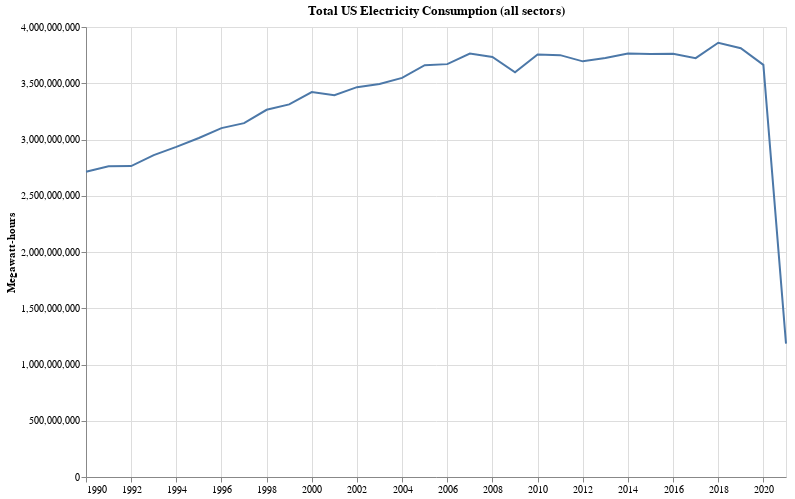

Here is the notebook cell this chart was saved with:
### Code cell
c = alt.Chart(df_megawatts.reset_index()).mark_line().encode(
    alt.X('Year:T', axis=alt.Axis(title='')),
    alt.Y('Megawatt-hours:Q')
).properties(
    title='Total US Electricity Consumption (all sectors)',
    height=450,
    width=700,
    background='white'
)

c.save("electricity.png")

c.display()

### Figure 1 — Vega-Lite specification as saved in the notebook (floating-point values rounded to 4 significant figures)
{"config": {"view": {"continuousWidth": 400, "continuousHeight": 300}}, "data": {"name": "data-7f3686c7a010a86ebc578a8e7b934483"}, "mark": "line", "background": "white", "encoding": {"x": {"type": "temporal", "axis": {"title": ""}, "field": "Year"}, "y": {"type": "quantitative", "field": "Megawatt-hours"}}, "height": 450, "title": "Total US Electricity Consumption (all sectors)", "width": 700, "$schema": "https://vega.github.io/schema/vega-lite/v4.8.1.json", "datasets": {"data-7f3686c7a010a86ebc578a8e7b934483": [{"Year": "1990-01-01T00:00:00", "Megawatt-hours": 2713000000.0}, {"Year": "1991-01-01T00:00:00", "Megawatt-hours": 2762000000.0}, {"Year": "1992-01-01T00:00:00", "Megawatt-hours": 2763000000.0}, {"Year": "1993-01-01T00:00:00", "Megawatt-hours": 2861000000.0}, {"Year": "1994-01-01T00:00:00", "Megawatt-hours": 2935000000.0}, {"Year": "1995-01-01T00:00:00", "Megawatt-hours": 3013000000.0}, {"Year": "1996-01-01T00:00:00", "Megawatt-hours": 3101000000.0}, {"Year": "1997-01-01T00:00:00", "Megawatt-hours": 3146000000.0}, {"Year": "1998-01-01T00:00:00", "Megawatt-hours": 3264000000.0}, {"Year": "1999-01-01T00:00:00", "Megawatt-hours": 3312000000.0}, {"Year": "2000-01-01T00:00:00", "Megawatt-hours": 3421000000.0}, {"Year": "2001-01-01T00:00:00", "Megawatt-hours": 3394000000.0}, {"Year": "2002-01-01T00:00:00", "Megawatt-hours": 3465000000.0}, {"Year": "2003-01-01T00:00:00", "Megawatt-hours": 3494000000.0}, {"Year": "2004-01-01T00:00:00", "Megawatt-hours": 3547000000.0}, {"Year": "2005-01-01T00:00:00", "Megawatt-hours": 3661000000.0}, {"Year": "2006-01-01T00:00:00", "Megawatt-hours": 3670000000.0}, {"Year": "2007-01-01T00:00:00", "Megawatt-hours": 3765000000.0}, {"Year": "2008-01-01T00:00:00", "Megawatt-hours": 3734000000.0}, {"Year": "2009-01-01T00:00:00", "Megawatt-hours": 3597000000.0}, {"Year": "2010-01-01T00:00:00", "Megawatt-hours": 3755000000.0}, {"Year": "2011-01-01T00:00:00", "Megawatt-hours": 3750000000.0}, {"Year": "2012-01-01T00:00:00", "Megawatt-hours": 3695000000.0}, {"Year": "2013-01-01T00:00:00", "Megawatt-hours": 3725000000.0}, {"Year": "2014-01-01T00:00:00", "Megawatt-hours": 3765000000.0}, {"Year": "2015-01-01T00:00:00", "Megawatt-hours": 3759000000.0}, {"Year": "2016-01-01T00:00:00", "Megawatt-hours": 3762000000.0}, {"Year": "2017-01-01T00:00:00", "Megawatt-hours": 3723000000.0}, {"Year": "2018-01-01T00:00:00", "Megawatt-hours": 3860000000.0}, {"Year": "2019-01-01T00:00:00", "Megawatt-hours": 3811000000.0}, {"Year": "2020-01-01T00:00:00", "Megawatt-hours": 3664000000.0}, {"Year": "2021-01-01T00:00:00", "Megawatt-hours": 1186000000.0}]}}
